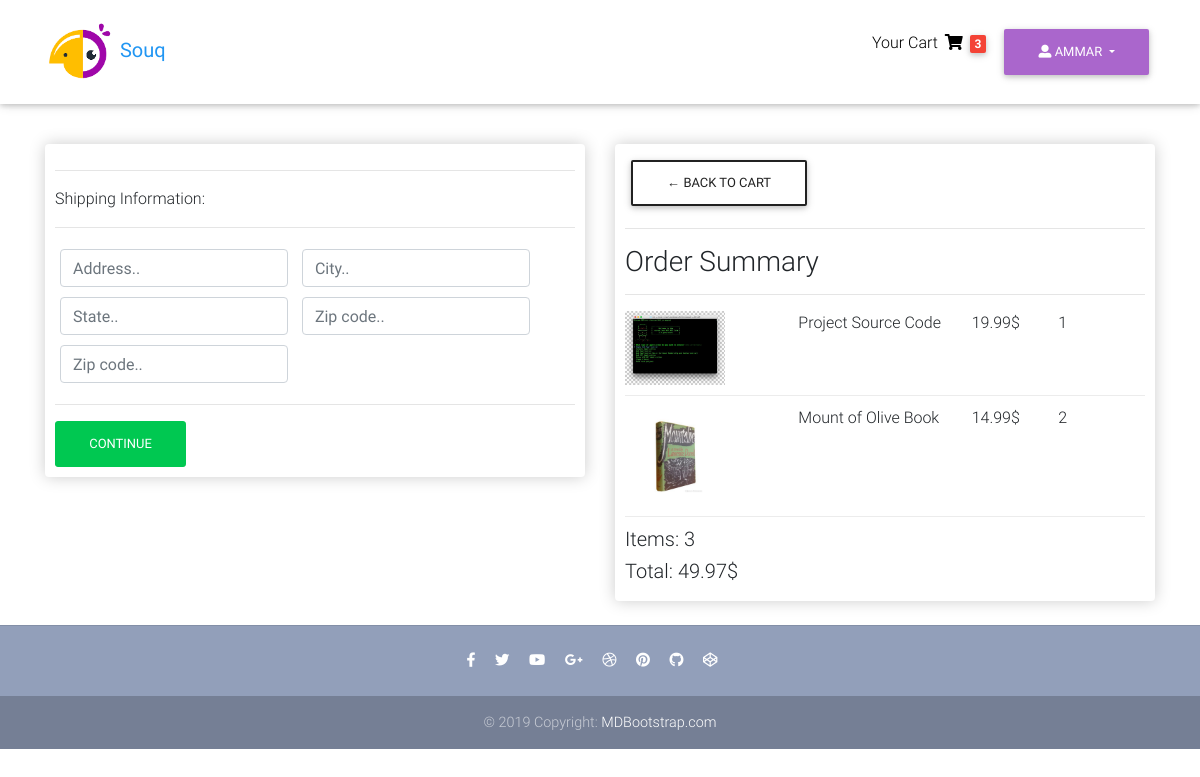
/products/checkout/ (signed in), run on the app's committed database.
### products/models.py (models this page shows, shortened)
class OrderItems(models.Model):
    producte=models.ForeignKey(Product,on_delete=models.CASCADE ,null=True)
    order=models.ForeignKey(Order,on_delete=models.CASCADE ,null=True)
    quantity=models.IntegerField(default=0,null=True,blank=True)
    date_add=models.DateTimeField(auto_now_add=True)
    @property
    def get_total(self):
        total=self.producte.PRDPrice *self.quantity
        return total

class Product (models.Model):
    PRDName=models.CharField(max_length=100,verbose_name=_("product Name"))
    PRDCategory=models.ForeignKey('Category',on_delete=models.CASCADE,verbose_name=_("Product Category"),null=True,blank=True)
    PRDBrand=models.ForeignKey('settings.Brand',on_delete=models.CASCADE,verbose_name=_("Brand Product"),null=True,blank=True)
    PRDSlug=models.SlugField(null=True,blank=True)
    PRDDescribtion=models.TextField(verbose_name=_("product decribtion"))
    PRDImage=models.ImageField(upload_to="media/",verbose_name=_("Iamge"),null=True,blank=True)
    PRDCreated=models.DateTimeField(verbose_name=_("created at"))
    PRDPrice=models.DecimalField(default=0,max_digits=5,decimal_places=2,verbose_name=_("Price"))
    PRDDiscount=models.DecimalField(default=0,max_digits=5,decimal_places=2,verbose_name=_("Discount"))
    PRDNew=models.BooleanField(default=True)
    PRDDigital=models.BooleanField(default=False)
    PRDCost=models.DecimalField(default=0,max_digits=5,decimal_places=2,verbose_name=_(" cost"))
    class Meta :
        verbose_name=_("Product")
        verbose_name_plural=_("Products")

class Order(models.Model):
    customer=models.ForeignKey(User,on_delete=models.CASCADE ,null=True)
    date_ordered=models.DateTimeField(auto_now_add=True)
    complate=models.BooleanField(default=False)
    transaction_id=models.CharField(max_length=100,null=True)
    @property
    def shipping(self):
        shipping=False
        orderitem=self.orderitems_set.all()
        for i in orderitem :
            if i.producte.PRDDigital == False :
                shipping=True
        return shipping
    @property
    def get_total_price(self):
        orderitem=self.orderitems_set.all()
        total_price=sum([item.get_total for item in orderitem])
        return total_price
    @property
    def get_total_items(self):
        orderitem=self.orderitems_set.all()
        total_items=sum([item.quantity for item in orderitem])
        return total_items

### products/views.py (the view)
# urls.py: path('checkout/', views.checkout, name='checkout'),
def checkout(request):
    data=cookieData(request)
    items=data['items']
    order=data['order']
    customerItem=data['customerItem']
    context={'items':items, 'order':order ,'customerItem':customerItem}
    return render(request,'products/checkout.html',context)

### products/utils.py (called while the page is built)
def cookieData(request):
    if request.user.is_authenticated :
        customer=request.user
        order, ceated=Order.objects.get_or_create(customer=customer,complate=False)
        items=order.orderitems_set.all()
        customerItem=order.get_total_items
    else :
        getCookieData=getCookie(request)
        items=getCookieData['items']
        order=getCookieData['order']
        customerItem=getCookieData['customerItem']
    return{'items':items, 'order':order ,'customerItem':customerItem}

### products/templates/products/checkout.html (shortened to what this page needs)
{% extends 'base2.html' %}
{% load static %}
{% block contentammar %}
<br>
<br>
<br>
<br>
<div class="container mt-5">
<div class="row">
		<div class="col-lg-6">
			<div class="box-element" id="form-wrapper">
				<form id="form">
					<div id="shipping-info">
						<hr>
						<p>Shipping Information:</p>
						<hr>
						<div class="form-field">
							<input class="form-control" type="text" name="address" placeholder="Address..">
						</div>
						<div class="form-field">
							<input class="form-control" type="text" name="city" placeholder="City..">
						</div>
						<div class="form-field">
							<input class="form-control" type="text" name="state" placeholder="State..">
						</div>
						<div class="form-field">
							<input class="form-control" type="text" name="zipcode" placeholder="Zip code..">
						</div>
						<div class="form-field">
							<input class="form-control" type="text" name="country" placeholder="Zip code..">
						</div>
					</div>
					<hr>
					<input id="form-button" class="btn btn-success btn-block" type="submit" value="Continue">
				</form>
			</div>
			<br>
		</div>
		<div class="col-lg-6">
			<div class="box-element">
				<a  class="btn btn-outline-dark" href="{% url 'product:cart' %}">&#x2190; Back to Cart</a>
				<hr>
				<h3>Order Summary</h3>
				<hr>
				{% for item in items %}
				<div class="cart-row">
					<div style="flex:2"><img class="row-image" src="{{item.producte.PRDImage.url}}"></div>
					<div style="flex:2"><p>{{item.producte.PRDName}}</p></div>
					{% if items.producte.PRDDiscount > 0 %}
				<div style="flex:1">{{item.producte.PRDDiscount}}$</div>
				{% else %}
					<div style="flex:1">{{item.producte.PRDPrice}}$</div>
				{% endif %}
					<div style="flex:1"><p>{{item.quantity}}</p></div>
				</div>
				{% endfor %}
				<h5>Items:   {{customerItem}}</h5>
				<h5>Total:   {{order.get_total_price}}$</h5>
			</div>
		</div>
	</div>
  </div>
{% endblock contentammar %}

### templates/base2.html (shortened to what this page needs)
{% load static %}
<!DOCTYPE html>
<html lang="en">
<head>
  <link href="{% static 'home_static/css/tble.css' %}" rel="stylesheet">
<link rel="stylesheet" href="https://use.fontawesome.com/releases/v5.11.2/css/all.css">
<link href="{% static 'home_static/css/bootstrap.min.css' %}" rel="stylesheet">
<link href="{% static 'home_static/css/mdb.min.css' %}" rel="stylesheet">
<link href="{% static 'home_static/css/sss.css' %}" rel="stylesheet">
<link href="{% static 'home_static/css/tble.css' %}" rel="stylesheet">
<link href="{% static 'home_static/css/hideen.css' %}" rel="stylesheet">
<link href="{% static 'home_static/css/style.min.css' %}" rel="stylesheet">
</head>
<body>
<nav class="navbar fixed-top navbar-expand-lg navbar-light white scrolling-navbar">
  <div class="container">
    <a class="navbar-brand waves-effect" href="{% url 'product:products_list' %}" >
      <strong class="blue-text"><img style="max-width:200px;max-height:70px;" src="{% static 'home_static/img/logo.png' %}"> Souq </strong>
    </a>
    <div class="collapse navbar-collapse" id="navbarSupportedContent">
      <ul class="navbar-nav nav-flex-icons">
        {% if user.is_authenticated %}
        <li class="nav-item">
          <a class="nav-link waves-effect" href="{% url 'product:cart' %}">
            <span class="clearfix d-none d-sm-inline-block"> Your Cart </span>
            <i class="fas fa-shopping-cart"></i>
            <span class="badge red z-depth-1 mr-1"> {{customerItem}} </span>
          </a>
          </li>
        <li class="nav-item">
          <div class="dropdown">
  <a class="btn btn-secondary dropdown-toggle" href="#" role="button" id="dropdownMenuLink" data-toggle="dropdown" aria-haspopup="true" aria-expanded="false">
     <i class="fas fa-user-alt"></i> {{user.username}}
  </a>
</div>
        </li>
        {% endif %}
      </ul>
    </div>
  </div>
</nav>
{% block  contentammar %}
{% endblock contentammar %}
<footer class="page-footer text-center font-small mt-4 wow fadeIn">
  <hr class="my-4">
  <div class="pb-4">
    <a href="https://www.facebook.com/mdbootstrap" target="_blank">
      <i class="fab fa-facebook-f mr-3"></i>
    </a>
    <a href="https://twitter.com/MDBootstrap" target="_blank">
      <i class="fab fa-twitter mr-3"></i>
    </a>
    <a href="https://www.youtube.com/watch?v=7MUISDJ5ZZ4" target="_blank">
      <i class="fab fa-youtube mr-3"></i>
    </a>
    <a href="https://plus.google.com/u/0/b/107863090883699620484" target="_blank">
      <i class="fab fa-google-plus-g mr-3"></i>
    </a>
    <a href="https://dribbble.com/mdbootstrap" target="_blank">
      <i class="fab fa-dribbble mr-3"></i>
    </a>
    <a href="https://pinterest.com/mdbootstrap" target="_blank">
      <i class="fab fa-pinterest mr-3"></i>
    </a>
    <a href="https://github.com/mdbootstrap/bootstrap-material-design" target="_blank">
      <i class="fab fa-github mr-3"></i>
    </a>
    <a href="http://codepen.io/mdbootstrap/" target="_blank">
      <i class="fab fa-codepen mr-3"></i>
    </a>
  </div>
  <div class="footer-copyright py-3">
    © 2019 Copyright:
    <a href="https://mdbootstrap.com/education/bootstrap/" target="_blank"> MDBootstrap.com </a>
  </div>
</footer>
</body>
</html>

### static/home_static/css/tble.css (style rules this page uses)
.form-field { width: :250px; display:inline-block; padding: 5px; }
.box-element { box-shadow:hsl(0, 0%, 80%) 0 0 16px; background-color: #fff; border-radius: 4px; padding: 10px }
.cart-row { display: flex; align-items:flex-stretch; padding-bottom: 10px; margin-bottom: 10px; border-bottom: 1px solid #ececec; }
.row-image { width:100px; }

### templates/base2.html (style rules this page uses)
html, body, header, .carousel { height: 60vh; }

### data on the page
OrderItems: producte.PRDImage (picture), producte.PRDName "Project Source Code", producte.PRDPrice "19.99", quantity "1"
OrderItems: producte.PRDImage (picture), producte.PRDName "Mount of Olive Book", producte.PRDPrice "14.99", quantity "2"
Order: get_total_price "49.97"

### other printed values
{{ customerItem }} "3"
{{ user.username }} "AMMAR"
